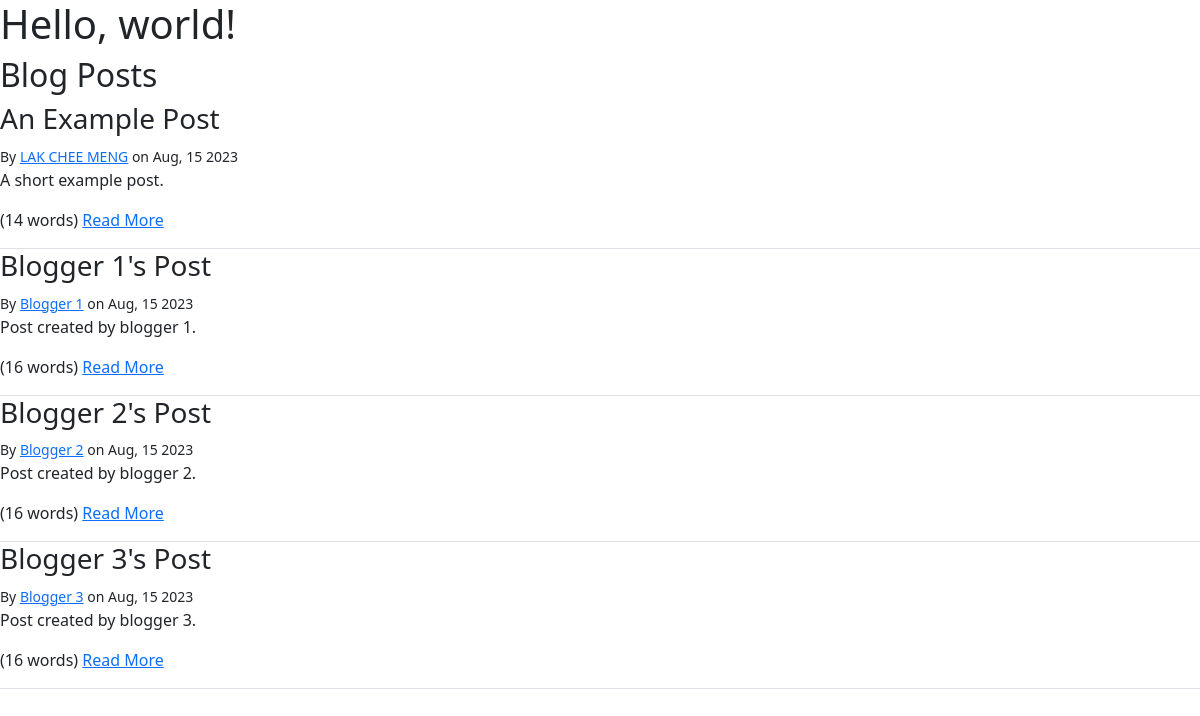
The page / on the database its author committed.
### blog/models.py (models this page shows, shortened)
class Post(models.Model):
    author = models.ForeignKey(settings.AUTH_USER_MODEL,on_delete=models.PROTECT)
    created_at = models.DateTimeField(auto_now_add=True)
    modified_at = models.DateTimeField(auto_now=True)
    published_at = models.DateTimeField(blank=True, null=True)
    title = models.TextField(max_length=100)
    slug = models.SlugField()
    summary = models.TextField(max_length=500)
    content = models.TextField()
    tags = models.ManyToManyField(Tag, related_name="posts")
    comments = GenericRelation(Comment)

### blog/views.py (the view)
# urls.py: path("", blog.views.index),
def index(request):
    posts = Post.objects.filter(published_at__lte=timezone.now())
    return render(request, "blog/index.html", {"posts": posts})

### blog/templatetags/blog_extras.py (called while the page is built)
@register.filter
def author_details(author, current_user=None):
    if not isinstance(author, user_model):
        return ""
    if author == current_user:
        return format_html("<strong>me</strong>")
    if author.first_name and author.last_name:
        name = f"{author.first_name} {author.last_name}"
    else:
        name = f"{author.username}"
    if author.email:
        prefix = format_html('<a href="mailto:{}">',author.email)
        suffix = format_html("</a>")
    else:
        prefix = ""
        suffix = ""
    return format_html('{}{}{}', prefix, name, suffix)

@register.simple_tag
def row(extra_classes=''):
    return format_html('<div class="row {}">', extra_classes)

@register.simple_tag
def endrow():
    return format_html("</div>")

### templates/blog/index.html
{% extends "base.html" %}
{% load blog_extras %}
{% block content %}
    <h2>Blog Posts</h2>
    {% for post in posts %}
    {% row "border-bottom" %}
        <div class="col">
            <h3>{{ post.title }}</h3>
            {% include "blog/post-byline.html" %}
            <p>{{ post.summary }}</p>
            <p>
                ({{ post.content|wordcount }} words)
                <a href="{% url "blog-post-detail" post.slug%}">Read More</a>
            </p>
        </div>
    {% endrow %}
    {% endfor %}
{% endblock %}

### templates/blog/post-byline.html
{% load blog_extras %}
<small>
    By {{ post.author|author_details:request.user }} on {{post.published_at|date:"M, d Y" }}
</small>

### rows shown on the page
Post: title "An Example Post", author|author_details "LAK CHEE MENG", published_at "Aug, 15 2023", summary "A short example post.", content "14"
Post: title "Blogger 1's Post", author|author_details "Blogger 1", published_at "Aug, 15 2023", summary "Post created by blogger 1.", content "16"
Post: title "Blogger 2's Post", author|author_details "Blogger 2", published_at "Aug, 15 2023", summary "Post created by blogger 2.", content "16"
Post: title "Blogger 3's Post", author|author_details "Blogger 3", published_at "Aug, 15 2023", summary "Post created by blogger 3.", content "16"
